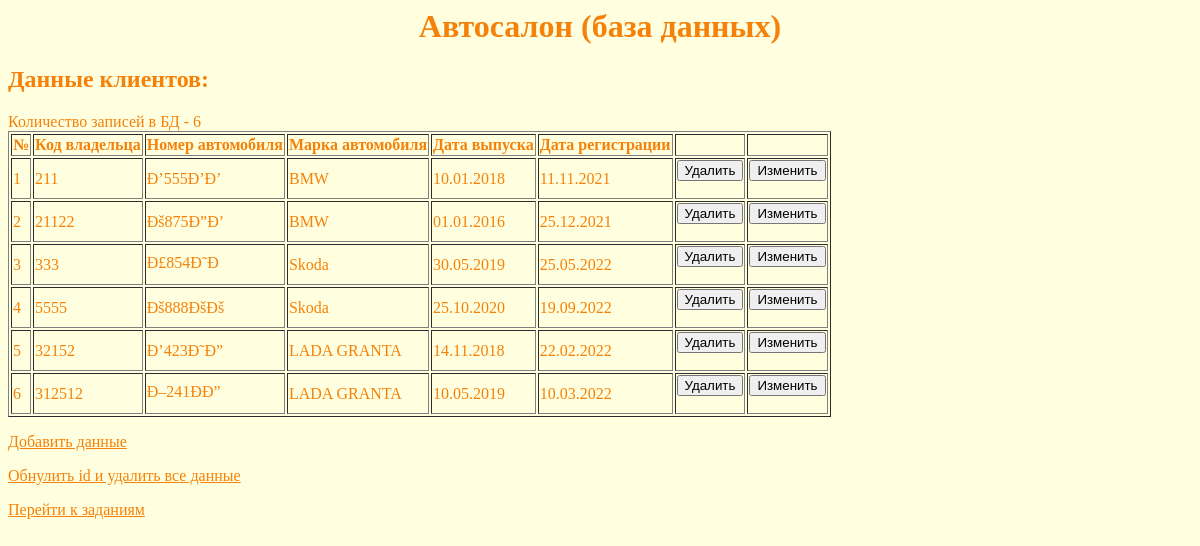
The page / on the database its author committed.
### tables this page shows
CREATE TABLE IF NOT EXISTS `auto` (
  `ID` int(11) NOT NULL,
  `Code_vl` int(11) NOT NULL,
  `Car_num` varchar(255) NOT NULL,
  `Car_mark` varchar(255) NOT NULL,
  `Rel_date` date NOT NULL,
  `Reg_date` date NOT NULL
);

### index.php (the view, shortened to what this page needs)
<html>
<head> <title>"Web-программирование" - Работа 8 </title>
<link rel="stylesheet" type="text/css" href="scripts/main.css">
</head>
<body>
<h1>Автосалон (база данных)</h1>
<h2>Данные клиентов:</h2>
<?php
$handle = new mysqli('localhost', 'root', '','auto_base') or die();
$query = "SELECT ID, Code_vl, Car_num, Car_mark, Rel_date, date_format(Reg_date,'%d.%m.%Y') as Reg_date, date_format(Rel_date,'%d.%m.%Y') as Rel_date FROM auto ORDER BY ID ASC";
$result = $handle->query($query);
$numresult=$result->num_rows;
echo '<p>Количество записей в БД - '.$numresult;
echo '<table border=1>';
echo '<tr><th>№</th>';
echo '<th>Код владельца</th>';
echo '<th>Номер автомобиля</th>';
echo '<th>Марка автомобиля</th>';
echo '<th>Дата выпуска</th>';
echo '<th>Дата регистрации</th>';
echo '<th></th>';
echo '<th></th>';
for ($i=0;$i<$numresult;$i++)
{ $row=$result->fetch_assoc();
echo '<tr><td>'.$row['ID'];
echo '</td><td>'.$row['Code_vl'];
echo '</td><td>'.$row['Car_num'];
echo '</td><td>'.$row['Car_mark'];
echo '</td><td>'.$row['Rel_date'];
echo '</td><td>'.$row['Reg_date'];
echo '</td><td>';
echo '<form action="delorder.php" method="post">';
echo '<input type="submit" value="Удалить">';
echo '</form>';
echo '</td><td>';
echo '<form action="orderformedit.php" method="post">';
echo '<input type="submit" value="Изменить">';
echo '</form>';
}
echo '</table>' ;
?>
<p><a href='orderformadd.php'>Добавить данные</a>
<p><a href="reset.php" onclick="return  confirm('Сейчас будут удалены все данные из БД. Продолжить?')">Обнулить id и удалить все данные</a>
<p><a href='rabota/zadania.html'>Перейти к заданиям</a>
</body>
</html>

### scripts/main.css (style rules this page uses)
body { background: #FFFFE0; }
h1 { text-align: center; color : #F58109; }
h2 { color : #F58109; }
p { color : #F58109; }
th { color : #F58109; }
a { color: #F58109; }
td { color : #F58109; }

### rows shown on the page
auto: ID "1", Code_vl "211", Car_num "Ð’555Ð’Ð’", Car_mark "BMW", Rel_date "10.01.2018", Reg_date "11.11.2021"
auto: ID "2", Code_vl "21122", Car_num "Ðš875Ð”Ð’", Car_mark "BMW", Rel_date "01.01.2016", Reg_date "25.12.2021"
auto: ID "3", Code_vl "333", Car_num "Ð£854Ð˜Ð", Car_mark "Skoda", Rel_date "30.05.2019", Reg_date "25.05.2022"
auto: ID "4", Code_vl "5555", Car_num "Ðš888ÐšÐš", Car_mark "Skoda", Rel_date "25.10.2020", Reg_date "19.09.2022"
auto: ID "5", Code_vl "32152", Car_num "Ð’423Ð˜Ð”", Car_mark "LADA GRANTA", Rel_date "14.11.2018", Reg_date "22.02.2022"
auto: ID "6", Code_vl "312512", Car_num "Ð–241ÐÐ”", Car_mark "LADA GRANTA", Rel_date "10.05.2019", Reg_date "10.03.2022"

### other values the page prints
$numresult "6"
